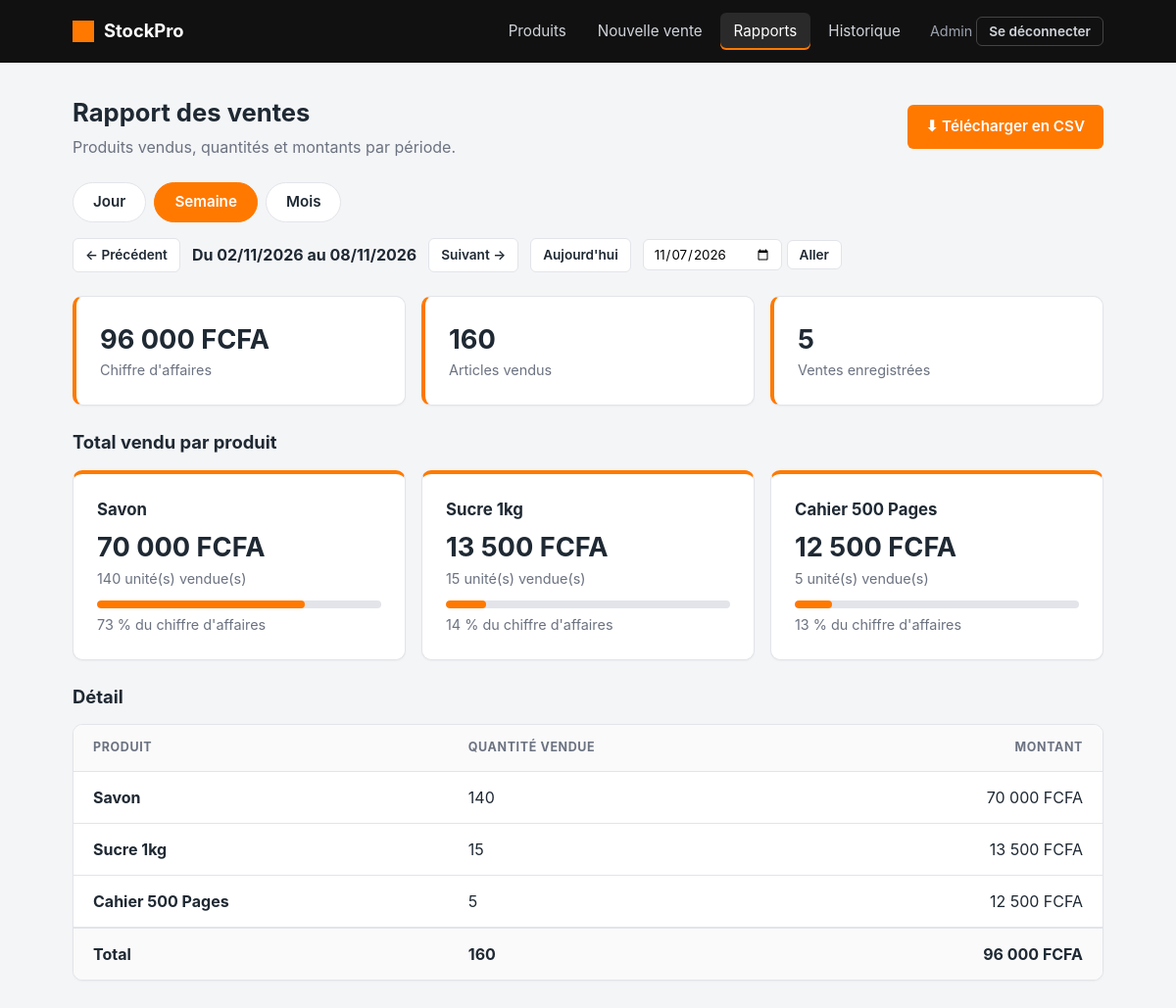
The app's page /rapport?periode=semaine&date=2026-11-07 (signed in) with its own data.
### tables this page shows
CREATE TABLE produits (
    id INTEGER PRIMARY KEY AUTOINCREMENT,
    nom TEXT NOT NULL,
    prix REAL NOT NULL,
    quantite INTEGER NOT NULL DEFAULT 0
);

### app.py (the view)
@app.route("/rapport")
@connexion_requise
def rapport():
    periode, ref = lire_periode()
    lignes, nb_ventes, debut, precedent, suivant, libelle = donnees_rapport(
        periode, ref
    )
    return render_template(
        "rapport.html",
        lignes=lignes,
        periode=periode,
        libelle=libelle,
        ref=ref.isoformat(),
        precedent=precedent.isoformat(),
        suivant=suivant.isoformat(),
        aujourdhui=date.today().isoformat(),
        nb_ventes=nb_ventes,
        total_montant=sum(l["total"] for l in lignes),
        total_quantite=sum(l["quantite"] for l in lignes),
    )

### app.py (called while the page is built, shortened)
def get_connexion():
    connexion = sqlite3.connect("stock.db")
    connexion.row_factory = sqlite3.Row
    return connexion

def connexion_requise(fonction):
    @wraps(fonction)
    def enveloppe(*args, **kwargs):
        if "utilisateur" not in session:
            return redirect(url_for("login"))
        return fonction(*args, **kwargs)
    return enveloppe

def calculer_periode(periode, ref):
    if periode == "jour":
        debut = ref
        fin = ref + timedelta(days=1)
        precedent = ref - timedelta(days=1)
        suivant = fin
        libelle = f"Le {ref:%d/%m/%Y}"
    elif periode == "semaine":
        debut = ref - timedelta(days=ref.weekday())
        fin = debut + timedelta(days=7)
        precedent = debut - timedelta(days=7)
        suivant = fin
        dernier = fin - timedelta(days=1)
        libelle = f"Du {debut:%d/%m/%Y} au {dernier:%d/%m/%Y}"
    return debut, fin, precedent, suivant, libelle

def lire_periode():
    periode = request.args.get("periode", "jour")
    if periode not in ("jour", "semaine", "mois"):
        periode = "jour"
    try:
        ref = date.fromisoformat(request.args.get("date", ""))
    except ValueError:
        ref = date.today()
    return periode, ref

def donnees_rapport(periode, ref):
    debut, fin, precedent, suivant, libelle = calculer_periode(periode, ref)
    bornes = (debut.isoformat(), fin.isoformat())
    connexion = get_connexion()
    lignes = connexion.execute(
        "SELECT produits.nom, SUM(ventes.quantite) AS quantite, "
        "SUM(ventes.quantite * ventes.prix_unitaire) AS total "
        "FROM ventes JOIN produits ON ventes.produit_id = produits.id "
        "WHERE date(ventes.date_vente) >= ? AND date(ventes.date_vente) < ? "
        "GROUP BY produits.id ORDER BY total DESC",
        bornes,
    ).fetchall()
    nb_ventes = connexion.execute(
        "SELECT COUNT(*) AS n FROM ventes "
        "WHERE date(date_vente) >= ? AND date(date_vente) < ?",
        bornes,
    ).fetchone()["n"]
    connexion.close()
    return lignes, nb_ventes, debut, precedent, suivant, libelle

### templates/rapport.html (shortened to what this page needs)
{% extends "base.html" %}
{% block contenu %}
<div class="entete">
    <div>
        <h1>Rapport des ventes</h1>
               <p class="sous-titre">Produits vendus, quantités et montants par période.</p>
    </div>
    <a href="{{ url_for('rapport_export', periode=periode, date=ref) }}" class="btn btn-primaire">⬇ Télécharger en CSV</a>
</div>
<div class="onglets">
    <a href="{{ url_for('rapport', periode='jour', date=ref) }}"
       class="{{ 'actif' if periode == 'jour' }}">Jour</a>
    <a href="{{ url_for('rapport', periode='semaine', date=ref) }}"
       class="{{ 'actif' if periode == 'semaine' }}">Semaine</a>
    <a href="{{ url_for('rapport', periode='mois', date=ref) }}"
       class="{{ 'actif' if periode == 'mois' }}">Mois</a>
</div>
<div class="barre-periode">
    <a class="btn btn-contour btn-petit"
       href="{{ url_for('rapport', periode=periode, date=precedent) }}">← Précédent</a>
    <strong>{{ libelle }}</strong>
    <a class="btn btn-contour btn-petit"
       href="{{ url_for('rapport', periode=periode, date=suivant) }}">Suivant →</a>
    <a class="btn btn-contour btn-petit"
       href="{{ url_for('rapport', periode=periode, date=aujourdhui) }}">Aujourd'hui</a>
    <form method="GET" action="{{ url_for('rapport') }}" class="form-inline">
        <input type="date" name="date" value="{{ ref }}">
        <button type="submit" class="btn btn-petit btn-contour">Aller</button>
    </form>
</div>
<div class="stats">
    <div class="carte stat">
        <div class="stat-valeur">{{ '{:,.0f}'.format(total_montant).replace(',', ' ') }} FCFA</div>
        <div class="stat-titre">Chiffre d'affaires</div>
    </div>
    <div class="carte stat">
        <div class="stat-valeur">{{ total_quantite }}</div>
        <div class="stat-titre">Articles vendus</div>
    </div>
    <div class="carte stat">
        <div class="stat-valeur">{{ nb_ventes }}</div>
        <div class="stat-titre">Ventes enregistrées</div>
    </div>
</div>
{% if lignes %}
<h2 class="titre-section">Total vendu par produit</h2>
<div class="stats">
    {% for ligne in lignes %}
    {% set part = (ligne['total'] / total_montant * 100) if total_montant > 0 else 0 %}
    <div class="carte produit-stat">
        <div class="produit-nom">{{ ligne['nom'] }}</div>
        <div class="stat-valeur">{{ '{:,.0f}'.format(ligne['total']).replace(',', ' ') }} FCFA</div>
        <div class="stat-titre">{{ ligne['quantite'] }} unité(s) vendue(s)</div>
        <div class="barre"><div class="barre-remplie" style="width: {{ '{:.0f}'.format(part) }}%;"></div></div>
        <div class="stat-titre">{{ '{:.0f}'.format(part) }} % du chiffre d'affaires</div>
    </div>
    {% endfor %}
</div>
<h2 class="titre-section">Détail</h2>
{% endif %}
<div class="carte carte-tableau">
    {% if lignes %}
    <table>
        <thead>
            <tr>
                <th>Produit</th>
                <th>Quantité vendue</th>
                <th class="droite">Montant</th>
            </tr>
        </thead>
        <tbody>
            {% for ligne in lignes %}
            <tr>
                <td><strong>{{ ligne['nom'] }}</strong></td>
                <td>{{ ligne['quantite'] }}</td>
                <td class="droite">{{ '{:,.0f}'.format(ligne['total']).replace(',', ' ') }} FCFA</td>
            </tr>
            {% endfor %}
        </tbody>
        <tfoot>
            <tr>
                <td>Total</td>
                <td>{{ total_quantite }}</td>
                <td class="droite">{{ '{:,.0f}'.format(total_montant).replace(',', ' ') }} FCFA</td>
            </tr>
        </tfoot>
    </table>
    {% else %}
    <div class="vide">Aucune vente sur cette période.</div>
    {% endif %}
</div>
{% endblock %}

### static/style.css (style rules this page uses)
:root { --orange: #ff7900; --orange-fonce: #e06a00; --noir: #111111; --fond: #f4f5f7; --bordure: #e2e4e9; --texte: #1f2933; --texte-doux: #6b7280; --rouge: #d92d20; --vert: #12805c; }
* { box-sizing: border-box; }
body { margin: 0; font-family: -apple-system, "Segoe UI", Roboto, Arial, sans-serif; background: var(--fond); color: var(--texte); line-height: 1.5; }
.entete { display: flex; justify-content: space-between; align-items: center; flex-wrap: wrap; gap: 12px; margin-bottom: 24px; }
h1 { margin: 0; font-size: 1.6rem; }
.sous-titre { color: var(--texte-doux); margin: 4px 0 0; }
.carte { background: #fff; border: 1px solid var(--bordure); border-radius: 10px; padding: 24px; box-shadow: 0 1px 2px rgba(0, 0, 0, 0.04); }
.carte-tableau { padding: 0; overflow-x: auto; }
table { width: 100%; border-collapse: collapse; }
th { text-align: left; font-size: 0.78rem; text-transform: uppercase; letter-spacing: 0.05em; color: var(--texte-doux); background: #fafafa; padding: 14px 20px; border-bottom: 1px solid var(--bordure); }
td { padding: 14px 20px; border-bottom: 1px solid var(--bordure); }
tr:last-child td { border-bottom: none; }
.droite { text-align: right; }
.btn { display: inline-block; padding: 10px 18px; border-radius: 6px; border: 1px solid transparent; font-size: 0.95rem; font-weight: 600; text-decoration: none; cursor: pointer; font-family: inherit; }
.btn-primaire { background: var(--orange); color: #fff; }
.btn-contour { background: #fff; color: var(--texte); border-color: var(--bordure); }
.btn-petit { padding: 6px 12px; font-size: 0.85rem; }
.form-inline { display: inline; margin: 0; }
.onglets { display: flex; gap: 8px; margin-bottom: 16px; }
.onglets a { padding: 8px 20px; border-radius: 999px; border: 1px solid var(--bordure); background: #fff; color: var(--texte); text-decoration: none; font-weight: 600; font-size: 0.95rem; }
.onglets a.actif { background: var(--orange); border-color: var(--orange); color: #fff; }
.barre-periode { display: flex; align-items: center; flex-wrap: wrap; gap: 12px; margin-bottom: 24px; }
.barre-periode input[type="date"] { padding: 6px 10px; border: 1px solid var(--bordure); border-radius: 6px; font-family: inherit; }
.stats { display: grid; grid-template-columns: repeat(auto-fit, minmax(200px, 1fr)); gap: 16px; margin-bottom: 24px; }
.stat { border-left: 4px solid var(--orange); }
.stat-valeur { font-size: 1.7rem; font-weight: 700; }
.stat-titre { color: var(--texte-doux); font-size: 0.9rem; }
tfoot td { font-weight: 700; background: #fafafa; border-top: 2px solid var(--bordure); }
.titre-section { font-size: 1.15rem; margin: 8px 0 14px; }
.produit-stat { border-top: 4px solid var(--orange); }
.produit-nom { font-weight: 700; font-size: 1.05rem; margin-bottom: 6px; }
.barre { height: 8px; background: var(--bordure); border-radius: 999px; overflow: hidden; margin: 12px 0 6px; }
.barre-remplie { height: 100%; background: var(--orange); border-radius: 999px; }

### records on screen
produits: nom "Savon", total "70 000", quantite "140", part "73"
produits: nom "Sucre 1kg", total "13 500", quantite "15", part "14"
produits: nom "Cahier 500 Pages", total "12 500", quantite "5", part "13"

### other values on screen
{{ session['utilisateur'] }} "Admin"
{{ libelle }} "Du 02/11/2026 au 08/11/2026"
{{ '{:,.0f}'.format(total_montant).replace(',', ' ') }} "96 000"
{{ total_quantite }} "160"
{{ nb_ventes }} "5"
